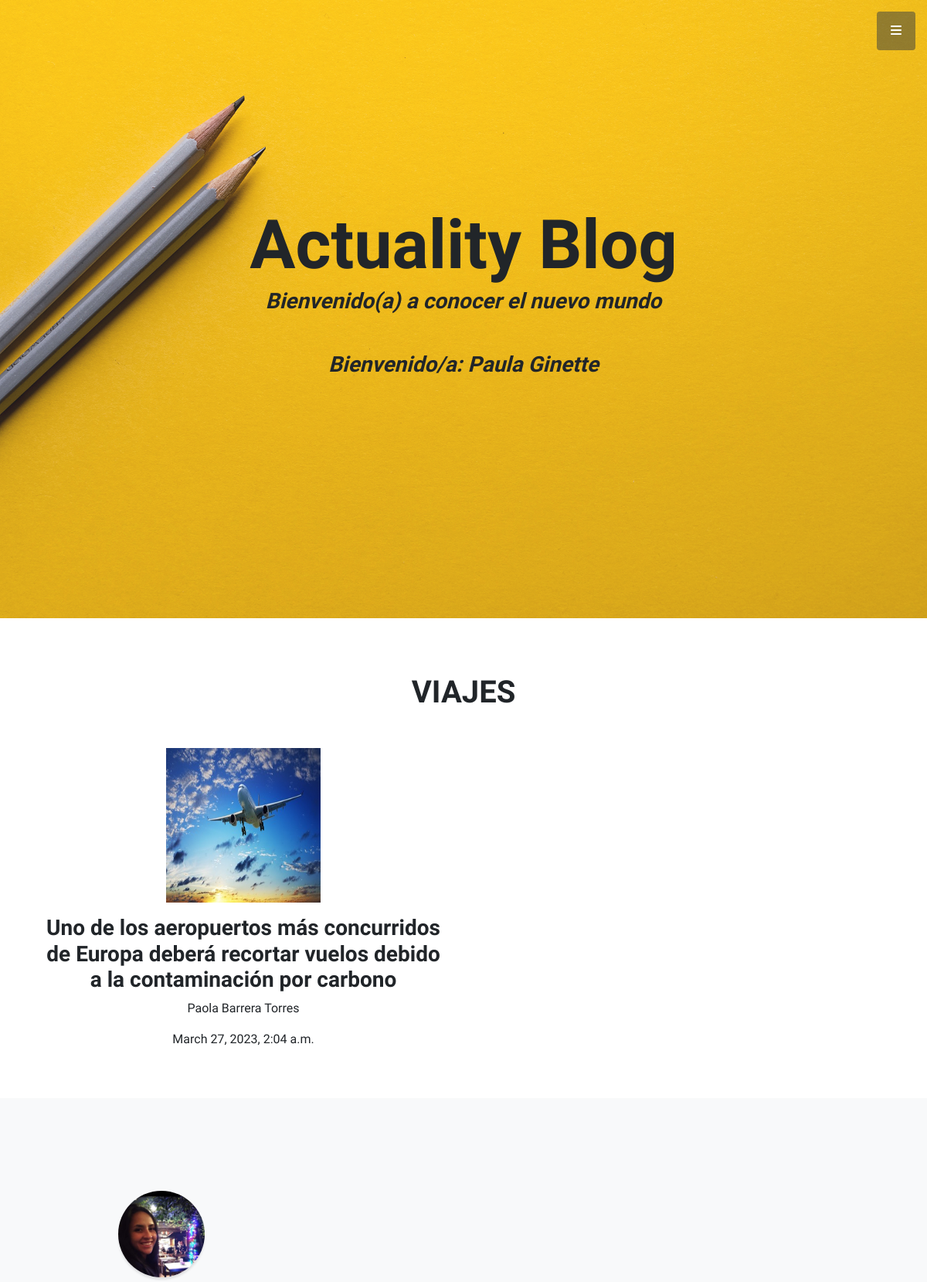
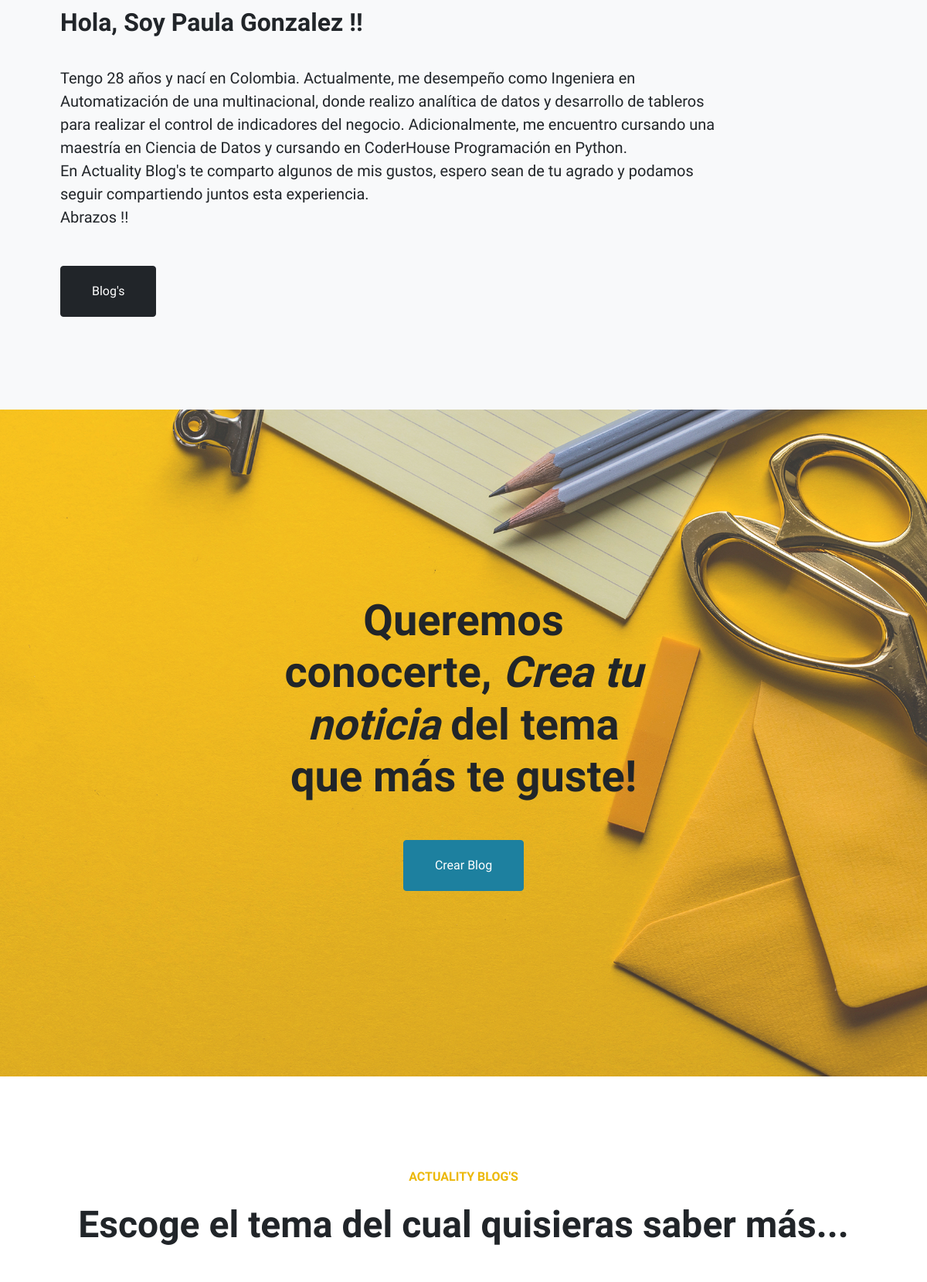
Screenshot of /viajeLista/ (signed in, upper part) with the database file from the repository (2 pictures, top to bottom).
### App/models.py (models this page shows)
class NoticiaBlog(models.Model):
    TipoNoticia = (
    ('mascotas','Mascotas'),
    ('viajes','Viajes'),
    ('tecnologia','Tecnologia'),
    ('entrenamiento','Entrenamiento'),
    )
    autor = models.CharField(max_length=300)
    categoriaN = models.CharField(max_length=20, choices=TipoNoticia, default='')
    encabezado = models.CharField(max_length=300)
    descripcion = models.TextField(null=False, blank=False)
    fechaCreacion = models.DateTimeField(auto_now_add=True)
    email = models.EmailField()
    imagenNoticias = models.ImageField(null=False, blank=False, upload_to="imagenes/")

### App/views.py (the view)
# urls.py: path('viajeLista/', views.viajeLista.as_view(), name='viajes'),
class viajeLista(LoginRequiredMixin, ListView):
    context_object_name = 'viajes'
    queryset = NoticiaBlog.objects.filter(categoriaN__startswith='viajes')
    template_name = 'App/ViajeLista.html'

### App/templates/App/ViajeLista.html
{% extends 'App/index.html' %}
{% load static %}
{% block contenidoQueCambia %}
<br>
<br>
<br>
<div class="container text-center">
    <h1>VIAJES</h1>
</div>
<br>
<div class="container text-center">
    <div class="row">
            {% for viaje in viajes %}
            <div class="col-sm-6 align-items-center">
                <div class="card-body">
                    <a href="{% url 'App:viaje' viaje.id %}"><p><img src="{{viaje.imagenNoticias.url}}" width="200" height="200" alt=""></p></a>
                    <h3>{{viaje.encabezado}}</h3>
                    <p>{{viaje.autor}}</p>
                    <p>{{viaje.fechaCreacion}}</p>
                    <div class="card-body">
                    </div>
                </div>
            </div>
            {% endfor %}
    </div>
</div>
{% endblock %}

### App/templates/App/index.html (shortened to what this page needs)
<!DOCTYPE html>
<html lang="es">
    {% load static%}
    <head>
        <link href="https://cdnjs.cloudflare.com/ajax/libs/simple-line-icons/2.5.5/css/simple-line-icons.min.css" rel="stylesheet" />
        <link href="{% static 'App/css/styles.css' %}" rel="stylesheet" />
    </head>
    <body id="page-top">
        <a class="menu-toggle rounded" href="#"><i class="fas fa-bars"></i></a>
        <header class="masthead d-flex align-items-center">
            <div class="container px-4 px-lg-5 text-center">
                <h1 class="mb-1">Actuality Blog </h1>
                <h3 class="mb-5"><em>Bienvenido(a) a conocer el nuevo mundo</em></h3>
                <h3 class="mb-5"><em>Bienvenido/a: {{request.user.first_name}}  </em></h3>
            </div>
        </header>
        {% block contenidoQueCambia %}
        {% endblock %}
        <section class="content-section bg-light" id="about">
            <div class="container px-4 px-lg-5 text-left">
                    <div class="col-lg-3 col-md-6 mb-5 mb-lg-0">
                        <img class="service-icon rounded-circle mx-auto mb-3" src="{% static 'App/assets/img/aboutme.jpg' %}"alt="" />
                    </div>
                <div class="row gx-4 gx-lg-5 justify-content-left">
                    <div class="col-lg-10">
                        <h2>Hola, Soy Paula Gonzalez !! </h2>
                        <p class="lead mb-5">
                             <br>
                            Tengo 28 años y nací en Colombia. Actualmente, me desempeño como Ingeniera en Automatización de una multinacional, donde realizo analítica de datos y desarrollo de tableros para realizar el control de indicadores del negocio.
                             Adicionalmente, me encuentro cursando una maestría en Ciencia de Datos y cursando en CoderHouse Programación en Python.
                             <br>
                             En Actuality Blog's te comparto algunos de mis gustos, espero sean de tu agrado y podamos seguir compartiendo juntos esta experiencia.
                             <br>
                             Abrazos !!
                        </p>
                        <a class="btn btn-dark btn-xl" href="#portfolio">Blog's</a>
                    </div>
                </div>
            </div>
        </section>
        <section class="callout">
            <div class="container px-4 px-lg-5 text-center">
                <h2 class="mx-auto mb-5">
                    Queremos conocerte,
                    <em>Crea tu noticia</em>
                    del tema que más te guste!
                </h2>
                <a class="btn btn-primary btn-xl" href="{% url 'App:Newblog' %}">Crear Blog</a>
            </div>
        </section>
        <section class="content-section" id="portfolio">
            <div class="container px-4 px-lg-5">
                <div class="content-section-heading text-center">
                    <h3 class="text-secondary mb-0">Actuality Blog's</h3>
                    <br>
                    <h2 class="mb-5">Escoge el tema del cual quisieras saber más...</h2>
                </div>
            </div>
        </section>
    </body>
</html>

### rows the page displays
NoticiaBlog: imagenNoticias (picture), encabezado "Uno de los aeropuertos más concurridos de Europa deberá recortar vuelos debido a la contaminación por carbono", autor "Paola Barrera Torres", fechaCreacion "March 27, 2023, 2:04 a.m."

### other values shown
{{ request.user.first_name }} "Paula Ginette"
